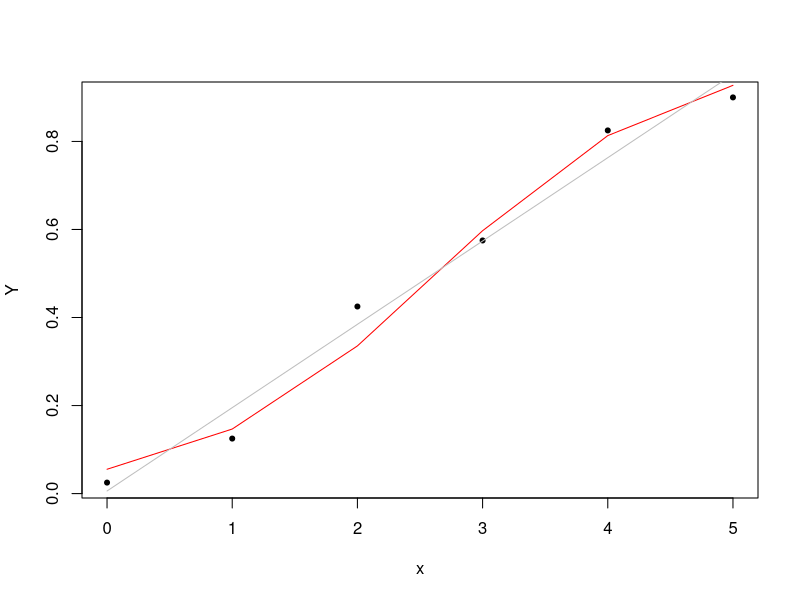

Generate this figure with R:
rm(list = ls())
# Sergio García Prado

### Aplicacion del algoritmo IRWLS al ajuste de un modelo logistico 

### La cipermetrina contra el gusano del tabaco

x <- as.integer(c(0, 1, 2, 3, 4, 5))	### dosis de cipermetrina
y <- as.integer(c(1, 5, 17, 23, 33, 36)) ### muertos
n <- as.integer(rep(40, 6))	### numero total en cada grupo

rbind( x, y, n-y, n)

Y <- y/n	### proporcion observada de muertos
X <- cbind(rep(1,6), x )	### Matriz de diseño

# valores de inicio 

beta <- runif(2) # elegimos al azar los parámetros
for (i in 1:3) {
  eta <- c(X %*% beta)
  mu <- exp(eta)/(1+exp(eta))
  nz <- eta + (Y - mu) / (mu * (1 - mu))
  w <- mu * (1 - mu)
  beta <- solve(t(X) %*% diag(w) %*% X) %*% t(X) %*% diag(w) %*% nz
}
beta 
(beta.V <- solve(t(X) %*% diag(w) %*%X))
sqrt(diag(beta.V))


# Para no repetir manualmente, sistematizar para un numero maximo
# de iteraciones y una tolerancia entre dos iteraciones fijada de antemano 

MAX.ITER <- 100

beta <- runif(2)
beta.old <- rep(10, 2)
i <- 0
while (i < MAX.ITER & max(abs(beta - beta.old)) > 10e-3) {
  beta.old <- beta
  
  eta <- c(X %*% beta)
  mu <- exp(eta)/(1+exp(eta))
  nz <- eta + (Y - mu) / (mu * (1 - mu))
  w <- mu * (1 - mu)
  beta <- solve(t(X) %*% diag(w) %*% X) %*% t(X) %*% diag(w) %*% nz
  if (any(is.na(beta))) {
    beta <- runif(2)
  }
  i <- i + 1
}

# Sacar los estimadores "finales" y sus errores estandar, su matriz de var-cov

beta 
(beta.V <- solve(t(X) %*% diag(w) %*%X))
sqrt(diag(beta.V))


# Realizar un grafico de la proporcion de muertes frente a la dosis.
# Añadir la curva logistica ajustada, añadir la recta de regresion

plot(x, Y, pch = 20)
lines(x, mu, col="red")
lines(x, predict(lm(Y ~ x)), col="gray")

# Aplicar la funcion glm de R para hacer el ajuste anterior.

logitmod <- glm(Y ~ x, family = binomial)
summary(logitmod)
